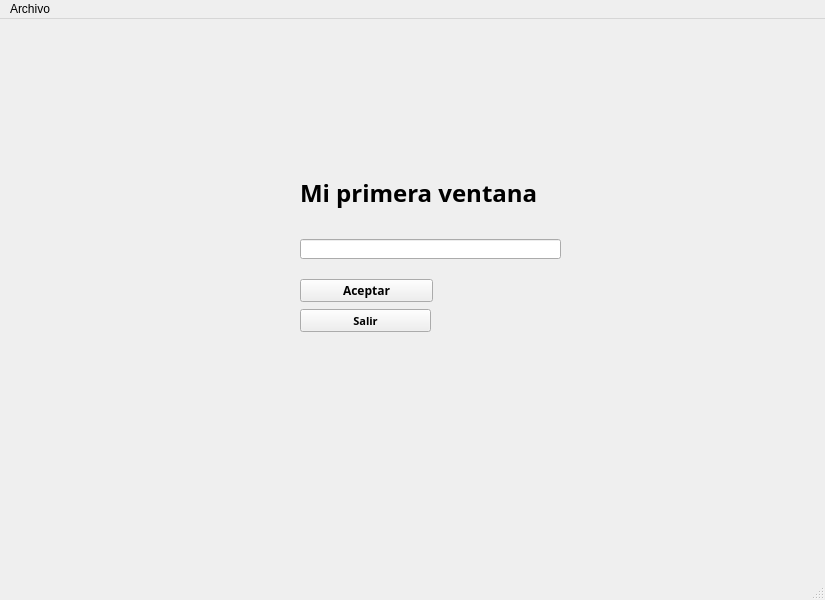
<?xml version="1.0" encoding="UTF-8"?>
<ui version="4.0">
 <class>MainWindow</class>
 <widget class="QMainWindow" name="MainWindow">
  <property name="geometry">
   <rect>
    <x>0</x>
    <y>0</y>
    <width>825</width>
    <height>600</height>
   </rect>
  </property>
  <property name="windowTitle">
   <string>MainWindow</string>
  </property>
  <widget class="QWidget" name="centralwidget">
   <widget class="QLineEdit" name="txt_datos">
    <property name="geometry">
     <rect>
      <x>300</x>
      <y>220</y>
      <width>261</width>
      <height>20</height>
     </rect>
    </property>
   </widget>
   <widget class="QLabel" name="lbl_titulo">
    <property name="geometry">
     <rect>
      <x>300</x>
      <y>140</y>
      <width>301</width>
      <height>68</height>
     </rect>
    </property>
    <property name="font">
     <font>
      <family>Hack</family>
      <pointsize>18</pointsize>
      <weight>75</weight>
      <bold>true</bold>
     </font>
    </property>
    <property name="text">
     <string>Mi primera ventana</string>
    </property>
   </widget>
   <widget class="QPushButton" name="btn_aceptar">
    <property name="geometry">
     <rect>
      <x>300</x>
      <y>260</y>
      <width>133</width>
      <height>23</height>
     </rect>
    </property>
    <property name="font">
     <font>
      <family>Hack</family>
      <weight>75</weight>
      <bold>true</bold>
     </font>
    </property>
    <property name="text">
     <string>Aceptar</string>
    </property>
   </widget>
   <widget class="QPushButton" name="pushButton">
    <property name="geometry">
     <rect>
      <x>300</x>
      <y>290</y>
      <width>131</width>
      <height>23</height>
     </rect>
    </property>
    <property name="font">
     <font>
      <family>Hack</family>
      <pointsize>8</pointsize>
      <weight>75</weight>
      <bold>true</bold>
     </font>
    </property>
    <property name="text">
     <string>Salir</string>
    </property>
   </widget>
  </widget>
  <widget class="QMenuBar" name="menubar">
   <property name="geometry">
    <rect>
     <x>0</x>
     <y>0</y>
     <width>825</width>
     <height>21</height>
    </rect>
   </property>
   <widget class="QMenu" name="menuArchivo">
    <property name="title">
     <string>Archivo</string>
    </property>
    <widget class="QMenu" name="menuAbrir">
     <property name="title">
      <string>Abrir</string>
     </property>
     <addaction name="actionFichero"/>
    </widget>
    <addaction name="menuAbrir"/>
    <addaction name="actionGuadar"/>
    <addaction name="actionGuardar_Como"/>
    <addaction name="separator"/>
    <addaction name="actionSalir"/>
   </widget>
   <addaction name="menuArchivo"/>
  </widget>
  <widget class="QStatusBar" name="statusbar"/>
  <action name="actionGuadar">
   <property name="text">
    <string>Guadar</string>
   </property>
  </action>
  <action name="actionGuardar_Como">
   <property name="text">
    <string>Guardar Como</string>
   </property>
  </action>
  <action name="actionFichero">
   <property name="text">
    <string>Fichero</string>
   </property>
  </action>
  <action name="actionSalir">
   <property name="text">
    <string>Salir</string>
   </property>
  </action>
 </widget>
 <resources/>
 <connections/>
</ui>
